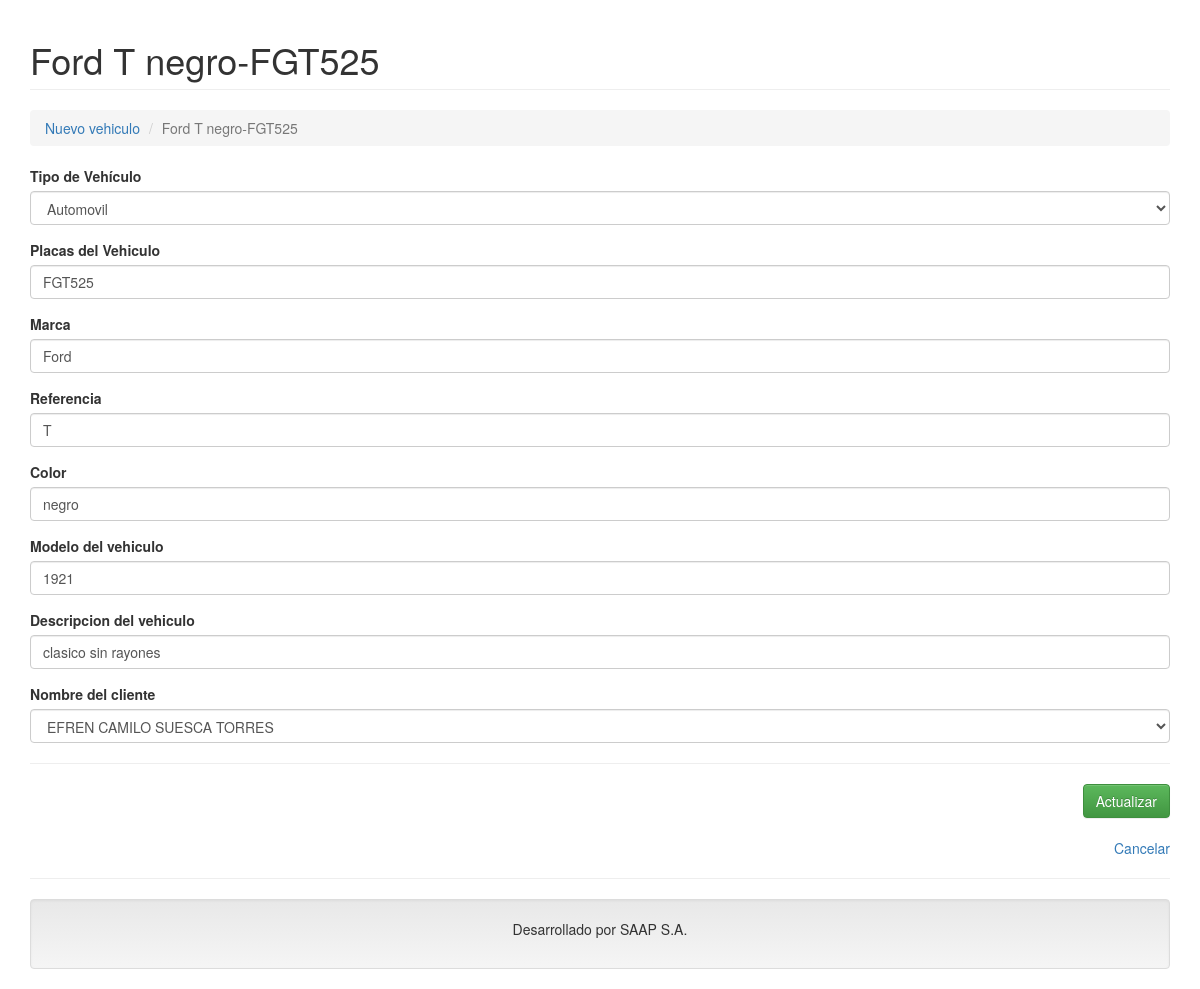
The app's page /vehiculos.php?c=Vehiculo&a=Update&id=6 (signed in) with its own data.
### tables this page shows
CREATE TABLE `vehiculos` (
  `IdVehiculoCliente` int(11) NOT NULL,
  `TipoV` varchar(100) NOT NULL,
  `Placas` varchar(20) DEFAULT NULL,
  `Marca` varchar(30) DEFAULT NULL,
  `Referencia` varchar(30) DEFAULT NULL,
  `Color` varchar(30) DEFAULT NULL,
  `Modelo` varchar(30) DEFAULT NULL,
  `Descripcion` varchar(100) DEFAULT NULL,
  `NombreCliente` varchar(100) NOT NULL
);

### controller/vehiculo.controller.php (called while the page is built, shortened)
<?php
require_once 'model/vehiculo.php';
class VehiculoController{
    private $model;
    public function __CONSTRUCT(){
        $this->model = new Vehiculo();
    }
    public function Update(){
        $alm = new Vehiculo();
        if(isset($_REQUEST['id'])){
            $alm = $this->model->Obtener($_REQUEST['id']);
        }
        require_once 'view/header.php';
        require_once 'view/vehiculo/vehiculo-actualizar.php';
        require_once 'view/footer.php';
    }
}

### model/database.php (called while the page is built)
<?php
class Database
{
    public static function StartUp()
    {
        $pdo = new PDO('mysql:host=localhost;dbname=saap;charset=utf8', 'root', '');
        $pdo->setAttribute(PDO::ATTR_ERRMODE, PDO::ERRMODE_EXCEPTION);
        return $pdo;
    }
}

### model/vehiculo.php (called while the page is built, shortened)
<?php
class Vehiculo
{
	private $pdo;
	public function __CONSTRUCT()
	{
		try
		{
			$this->pdo = Database::StartUp();
		}
		catch(Exception $e)
		{
			die($e->getMessage());
		}
	}
	public function Obtener($id)
	{
		try
		{
			$stm = $this->pdo
			          ->prepare("SELECT * FROM vehiculos WHERE IdVehiculoCliente = ?");
			$stm->execute(array($id));
			return $stm->fetch(PDO::FETCH_OBJ);
		} catch (Exception $e)
		{
			die($e->getMessage());
		}
	}
}

### view/vehiculo/vehiculo-actualizar.php (the view, shortened to what this page needs)
<h1 class="page-header">
    <?php echo $alm->IdVehiculoCliente != null ? $alm->Marca." ".$alm->Referencia." ".$alm->Color."-".$alm->Placas : 'Nuevo Registro'; ?>
</h1>
<ol class="breadcrumb">
  <li><a href="?c=Vehiculo">Nuevo vehiculo</a></li>
  <li class="active"><?php echo $alm->IdVehiculoCliente != null ? $alm->Marca." ".$alm->Referencia." ".$alm->Color."-".$alm->Placas : 'Nuevo Registro'; ?></li>
</ol>
<form id="frm-Vehiculo" action="?c=Vehiculo&a=Modificar" method="post" enctype="multipart/form-data">
   <div class="form-group">
        <label>Tipo de Vehículo</label>
        <select required aria-required="true" name="TipoV" id="select" class="form-control" required>
        <option value="<?php echo $alm->TipoV; ?>"><?php echo $alm->TipoV; ?></option>
        </select>
   </div>
    <div class="form-group">
        <label>Placas del Vehiculo</label>
        <input type="text" name="Placas" value="<?php echo $alm->Placas; ?>" class="form-control" required="required" />
    </div>
    <div class="form-group">
        <label>Marca</label>
        <input type="text" name="Marca" value="<?php echo $alm->Marca; ?>" class="form-control" placeholder="Marca" required="required"/>
    </div>
    <div class="form-group">
        <label>Referencia</label>
        <input type="text" name="Referencia" value="<?php echo $alm->Referencia; ?>" class="form-control" placeholder="Referencia" required="required"/>
    </div>
    <div class="form-group">
        <label>Color</label>
        <input type="text" name="Color" value="<?php echo $alm->Color; ?>" class="form-control" placeholder="Color" required="required"/>
    </div>
    <div class="form-group">
        <label>Modelo del vehiculo</label>
        <input type="text" name="Modelo" value="<?php echo $alm->Modelo; ?>" class="form-control" placeholder="Modelo" required="required"/>
    </div>
    <div class="form-group">
        <label>Descripcion del vehiculo</label>
        <input type="text" name="Descripcion" value="<?php echo $alm->Descripcion; ?>" class="form-control" placeholder="Descripcion" required="required"/>
    </div>
  <div class="form-group">
    <label>Nombre del cliente</label>
    <select name="NombreCliente" id="select3" required aria-required="true" class="form-control" required>
    <option value="<?php echo $alm->NombreCliente; ?>"><?php echo $alm->NombreCliente; ?></option>
    </select>
  </div>
    <hr />
    <div class="text-right">
        <button class="btn btn-success">Actualizar</button>
    </div><br />
    <div class="text-right">
        <a href="vehiculo.php">Cancelar</a>
    </div>
</form>

### records on screen
vehiculos: Marca "Ford", Referencia "T", Color "negro", Placas "FGT525", TipoV "Automovil", Modelo "1921", Descripcion "clasico sin rayones", NombreCliente "EFREN CAMILO SUESCA TORRES"
